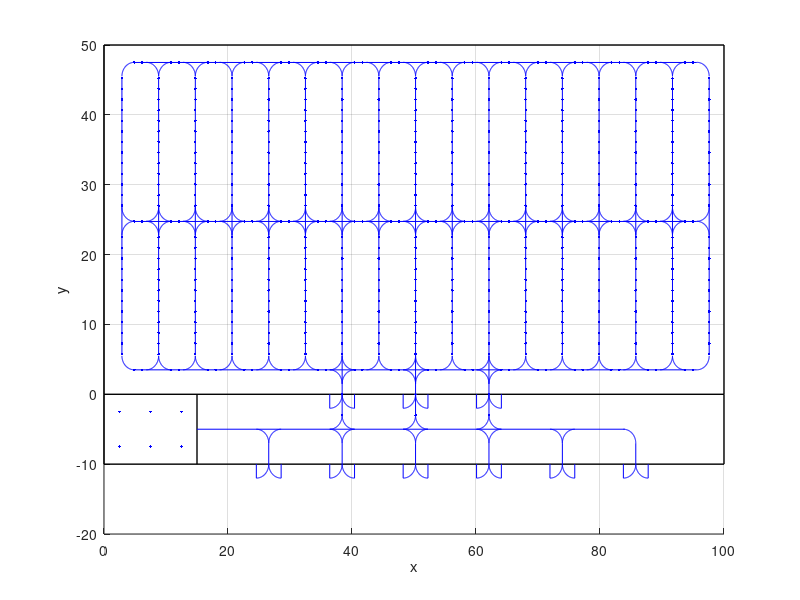

MATLAB code to generate this figure: (Note: this script raises an error after producing the figure.)
%%%% NOI DUNG THUC HIEN
%%%% 1) Ve duong di


% global f fg
% fg = figure();
% f = axes('xlim',[-5 105],'ylim',[-15 50],'zlim',[-1 10]);
% set(gcf, 'Position', get(0, 'Screensize'));
% axis equal
xlabel('x');
ylabel('y');
zlabel('z');
%view([-30,85])


% clc
%close all
% clear all
%Nhap kich thuoc khu vuc luu tru
dai = 50; %input('Nhap chieu dai: ');
rong = 100; %input('Nhap chieu rong: ');

%Nhap kich thuoc pallet
dai_p = 1.2; %input('Nhap chieu dai Pallet: ');
rong_p = 1; %input('Nhap chieu rong Pallet: ');

%Mot so thong so khac
aisle1 = 3.5; %input('Nhap chieu rong duong di (1 chieu): ');
cua = 6; %input('Nhap tong so cua Pick-up/Drop-off cua kho: ');

%Tinh toan
l_module = dai_p + 0.12 + 0.1*2; %0.12: width of upright, 0.1: clearance l_module khoang 1.42m
w_module = rong_p*2 + 0.12 + 0.1*3 + aisle1;% w_module khoang 5.42
hang = floor((dai-3*aisle1)/l_module);
cot = floor((rong-aisle1)/w_module);
le_ngang = (rong-cot*w_module + aisle1)/2;
le_doc = dai - hang*l_module - 2*aisle1;

%ve khung nha kho
%khu vuc luu tru
hold on
plot([0 0],[0 dai],'k-','LineWidth',1);
plot([0 rong],[dai dai],'k-','LineWidth',1);
plot([rong rong],[dai 0],'k-','LineWidth',1);
plot([rong 0],[0 0],'k-','LineWidth',1);
%khu vuc luu tam thoi
plot([0 0],[0 -10],'k-','LineWidth',1);
plot([0 rong],[-10 -10],'k-','LineWidth',1);
plot([rong rong],[-10 0],'k-','LineWidth',1);
%khu vuc parking
% plot([0 0],[-10 -20],'k-','LineWidth',1);
% plot([0 15],[-20 -20],'k-','LineWidth',1);
% plot([15 15],[-20 -10],'k-','LineWidth',1);
plot([15 15],[-10 0],'k-','LineWidth',1);
grid on

%ve duong di doc
for j = 0:cot
    for i= 1:(hang-1)        
        x = le_ngang + j*w_module - 1.5; y1 = le_doc + (i-0.5)*l_module; y2 = le_doc + (i+0.5)*l_module;
        if i == floor(hang/2)
            y2 = le_doc + (i+0.5)*l_module + 3;
        end
        if i > floor(hang/2) 
            y1 = le_doc + (i-0.5)*l_module + 3;
            y2 = le_doc + (i+0.5)*l_module + 3;
        end
        plot([x x],[y1 y2],'b.-','LineWidth',0.5);
    end
end

%ve duong ngang
for j = 0:2
    for i= 0:(cot-1)
        x1 = le_ngang + i*w_module - 1.5;
        y = le_doc + j*((hang/2)*l_module+3)-1.5;
        if j == 1
            y = 24.74;
        end
        x2 = le_ngang + i*w_module + rong_p/2;
        x3 = le_ngang + i*w_module + rong_p*3/2 + 0.12 + 0.1*3/2;
        x4 = le_ngang + (i+1)*w_module + rong_p/2;
        if i == (cot-1)
            plot([x2 x3],[y y],'b.-','LineWidth',0.5);
        else
            plot([x2 x3],[y y],'b.-','LineWidth',0.5);
            plot([x3 x4],[y y],'b.-','LineWidth',0.5);
        end
    end
end
plot([95.61 94.96],[47.5 47.5],'b-','LineWidth',0.5);
plot([95.61 94.96],[24.74 24.74],'b-','LineWidth',0.5);
plot([95.61 94.96],[3.5 3.5],'b-','LineWidth',0.5);

%ve cung xoay o nut giao
for j = 0:1
    for i = 0:(cot-1)
        t = pi:pi/90:3*pi/2; % tren phai
        x = le_ngang + i*w_module + 0.5 + 2*cos(t);
        y = le_doc + j*(round(hang/2)*l_module+3/2) + 0.5 + 2*sin(t);
        plot(x,y,'b','LineWidth', 0.5);
    end
end

for j = 0:1
    for i = 1:cot
        t = 3*pi/2:pi/90:2*pi; %tren trai
        x = le_ngang + i*w_module - 3.5 + 2*cos(t);
        y = le_doc + j*(round(hang/2)*l_module+3/2) + 0.5 + 2*sin(t);
        plot(x,y,'b','LineWidth', 0.5);
    end
end

for j = 1:2
    for i = 0:(cot-1)
        t = pi/2:pi/90:pi; % duoi phai
        x = le_ngang + i*w_module + 0.5 + 2*cos(t);
        y = le_doc + j*(round(hang/2)*l_module+3/2) + (j-1)*3/2 - 3.5 + 2*sin(t);
        plot(x,y,'b','LineWidth', 0.5);
    end
end

for j = 1:2
    for i = 1:cot
        t = 0:pi/90:pi/2; % duoi trai
        x = le_ngang + i*w_module - 3.5 + 2*cos(t);
        y = le_doc + j*(round(hang/2)*l_module+3/2) + (j-1)*3/2 - 3.5 + 2*sin(t);
        plot(x,y,'b','LineWidth', 0.5);
    end
end

%cua phong lanh
for j = 0:2
        t = pi:pi/90:3*pi/2; % tren phai
        x = 38.41+j*2*w_module + 2 + 2*cos(t);
        y = 2*sin(t);
        plot(x,y,'b','LineWidth', 0.5);
        
        t = 3*pi/2:pi/90:2*pi; %tren trai
        x = 38.41+j*2*w_module - 2 + 2*cos(t);
        y = 2*sin(t);
        plot(x,y,'b','LineWidth', 0.5);
        
        plot([38.41+j*2*w_module+2 38.41+j*2*w_module+2],[0 -2],'b','LineWidth', 0.5);
        plot([38.41+j*2*w_module-2 38.41+j*2*w_module-2],[0 -2],'b','LineWidth', 0.5);
        plot([38.41+j*2*w_module 38.41+j*2*w_module], [5.76 0],'b.-','LineWidth', 0.5);
        
        t = pi/2:pi/90:pi; % duoi phai
        x = 38.41+j*2*w_module + 2 + 2*cos(t);
        y = 1.5 + 2*sin(t);
        plot(x,y,'b','LineWidth', 0.5);

        t = 0:pi/90:pi/2; %duoi trai
        x = 38.41+j*2*w_module -2+ 2*cos(t);
        y = 1.5 + 2*sin(t);
        plot(x,y,'b','LineWidth', 0.5);
        plot([38.41+j*2*w_module 38.41+j*2*w_module], [-3 0],'b.-','LineWidth', 0.5);
        
        t = pi:pi/90:3*pi/2; % tren phai
        x = 38.41+j*2*w_module + 2 + 2*cos(t);
        y = -3+2*sin(t);
        plot(x,y,'b','LineWidth', 0.5);
        
        t = 3*pi/2:pi/90:2*pi; %tren trai
        x = 38.41+j*2*w_module - 2 + 2*cos(t);
        y = -3+2*sin(t);
        plot(x,y,'b','LineWidth', 0.5);
        
end

plot([15 84], [-5 -5],'b-','LineWidth', 0.5);

%Ve cua dispatch
for j = 0:(cua-1)
        t = pi:pi/90:3*pi/2; % tren phai
        x = 26.57+j*11.84 +2 + 2*cos(t);
        y = -10 + 2*sin(t);
        plot(x,y,'b','LineWidth', 0.5);
        
        t = 3*pi/2:pi/90:2*pi; %tren trai
        x = 26.57+j*11.84 - 2 + 2*cos(t);
        y = -10 + 2*sin(t);
        plot(x,y,'b','LineWidth', 0.5);
        
        plot([26.57+j*11.84+2 26.57+j*11.84+2],[-10 -12],'b','LineWidth', 0.5);
        plot([26.57+j*11.84-2 26.57+j*11.84-2],[-10 -12],'b','LineWidth', 0.5);
        plot([26.57+j*11.84 26.57+j*11.84],[-10 -7],'b','LineWidth', 0.5);
        if j == (cua-1)
            t = 0:pi/90:pi/2; %duoi trai
            x = 26.57+j*11.84 - 2 + 2*cos(t);
            y = -7 + 2*sin(t);
            plot(x,y,'b','LineWidth', 0.5);
        else
            t = pi/2:pi/90:pi; % duoi phai
            x = 26.57+j*11.84 + 2 + 2*cos(t);
            y = -7 + 2*sin(t);
            plot(x,y,'b','LineWidth', 0.5);

            t = 0:pi/90:pi/2; %duoi trai
            x = 26.57+j*11.84 -2+ 2*cos(t);
            y = -7 + 2*sin(t);
            plot(x,y,'b','LineWidth', 0.5);
        end
end

%Ve khu vuc do cho AGV (diem)
plot3(2.5, -2.5, 0,'b.');
plot3(7.5, -2.5, 0,'b.');
plot3(12.5, -2.5, 0,'b.');
plot3(2.5, -7.5, 0,'b.');
plot3(7.5, -7.5, 0,'b.');
plot3(12.5, -7.5, 0,'b.');


A = xlsread('toa_do.xlsx','Toa do','B2:D2310');
x = A(:,1);
y = A(:,2);
z = A(:,3);
for i=1:425
    plot3([x(i) x(i+1798)], [y(i) y(i+1798)], [z(i) z(i+1798)],'b','LineWidth', 0.5);
end


% text(x(120)+0.1, y(120)+0.3, z(120),'120');
% text(x(522)+0.1, y(522)+0.3, z(522),'522');
% text(2.5,-5,'Parking Area','Color','red','FontSize',10)
%ve diem va stt
% for i = 1:2251
%     plot3(x(i),y(i), z(i),'b.');
% %     text(2,8,'A Simple Plot','Color','red','FontSize',14)
% end
% for i = 1:523
%     t = int2str(i);
%     text(x(i)+0.1, y(i)+0.3, z(i)+0.1,t,'FontSize',8);
% end
% 
% for i = 2224:2309
%     t = int2str(i);
%     text(x(i)+0.1, y(i)+0.3, z(i)+0.1,t,'FontSize',8);
% end
